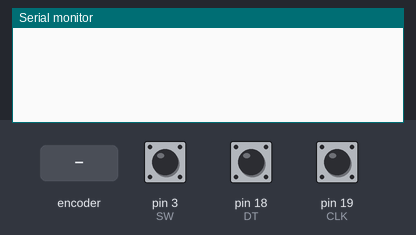
The sketch below on a simulated Arduino Mega 2560, built with avr-gcc and run on an emulated ATmega2560. On the bench: the last lines printed to the serial monitor. The inputs (shaded band) are chosen by the test bench; at power-on: pin 3 (SW) HIGH, pin 18 (DT) HIGH, pin 19 (CLK) HIGH.

Above: at 1.2 s.
1.3 s: rotary encoder on pin 19 (CLK) / pin 18 (DT) turned 1 step (first pin leading)
At 2.4 s:
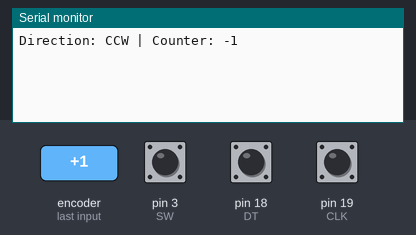
3.0 s: pin 3 (SW) pulled LOW for 0.15 s
At 4.2 s:
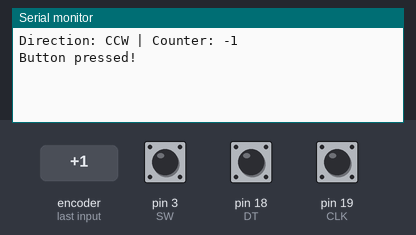
4.6 s: rotary encoder on pin 19 (CLK) / pin 18 (DT) turned 2 steps (second pin leading)
At 6.0 s:
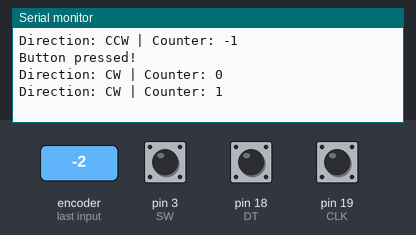

Measured:
- after the input at 1.3 s, the serial monitor: prints a new line after 0.05 s (image 1)
- after the input at 3.0 s, the serial monitor: prints a new line at once (image 2)
- after the input at 4.6 s, the serial monitor: prints a new line after 0.08 s (image 3)

The sketch:

encoder.ino
```cpp
#include "BoardDefines.h"

// Rotary Encoder Inputs
#define CLK 19
#define DT 18
#define SW 3

int counter = 0;
int currentStateCLK;
int lastStateCLK;
String currentDir ="";
unsigned long lastButtonPress = 0;

void setup() {

  // Set encoder pins as inputs
  pinMode(CLK,INPUT);
  pinMode(DT,INPUT);
  pinMode(SW,INPUT);

  // Setup Serial Monitor
  DebugPort.begin(115200);

  // Read the initial state of CLK
  lastStateCLK = digitalRead(CLK);


  attachInterrupt(digitalPinToInterrupt(CLK), updateEncoder, CHANGE);
  attachInterrupt(digitalPinToInterrupt(DT), updateEncoder, CHANGE);
  attachInterrupt(digitalPinToInterrupt(SW), buttonPress, CHANGE);
}

void loop() {
  //Do some useful stuff here
}
void buttonPress(){
  // Read the button state
  int btnState = digitalRead(SW);

  //If we detect LOW signal, button is pressed
  if (btnState == LOW) {
    //if 50ms have passed since last LOW pulse, it means that the
    //button has been pressed, released and pressed again
    if (millis() - lastButtonPress > 50) {
      DebugPort.println("Button pressed!");
    }

    // Remember last button press event
    lastButtonPress = millis();
  }

  // Put in a slight delay to help debounce the reading
  delay(1);
}
void updateEncoder(){
  // Read the current state of CLK
  currentStateCLK = digitalRead(CLK);

  // If last and current state of CLK are different, then pulse occurred
  // React to only 1 state change to avoid double count
  if (currentStateCLK != lastStateCLK  && currentStateCLK == 1){

    // If the DT state is different than the CLK state then
    // the encoder is rotating CCW so decrement
    if (digitalRead(DT) != currentStateCLK) {
      counter --;
      currentDir ="CCW";
    } else {
      // Encoder is rotating CW so increment
      counter ++;
      currentDir ="CW";
    }

    DebugPort.print("Direction: ");
    DebugPort.print(currentDir);
    DebugPort.print(" | Counter: ");
    DebugPort.println(counter);
  }

  // Remember last CLK state
  lastStateCLK = currentStateCLK;
}
```

BoardDefines.h
```cpp
#ifndef __BOARD_INCLUDES_H__
#define __BOARD_INCLUDES_H__


#define VERSION_2_0 0

#define VERSION_2_1 1

#define VERSION_2_2 2


/// Define the Board Here
#define BOARD_VERSION VERSION_2_1

#if BOARD_VERSION == VERSION_2_2

#pragma message("Board Version 2.2")

#define DebugPort Serial2

#else

#pragma message("Board Version 2.1/2.0")

#define DebugPort Serial

#endif


#define ENABLE_BUZZER 0
//#define DEBUG_RECEIVED_DATA 1
#define PRINT_PROCESSING_TIME 0

#define ENABLE_O2_SUPPLY 0


#endif //  __BOARD_INCLUDES_H__
```
